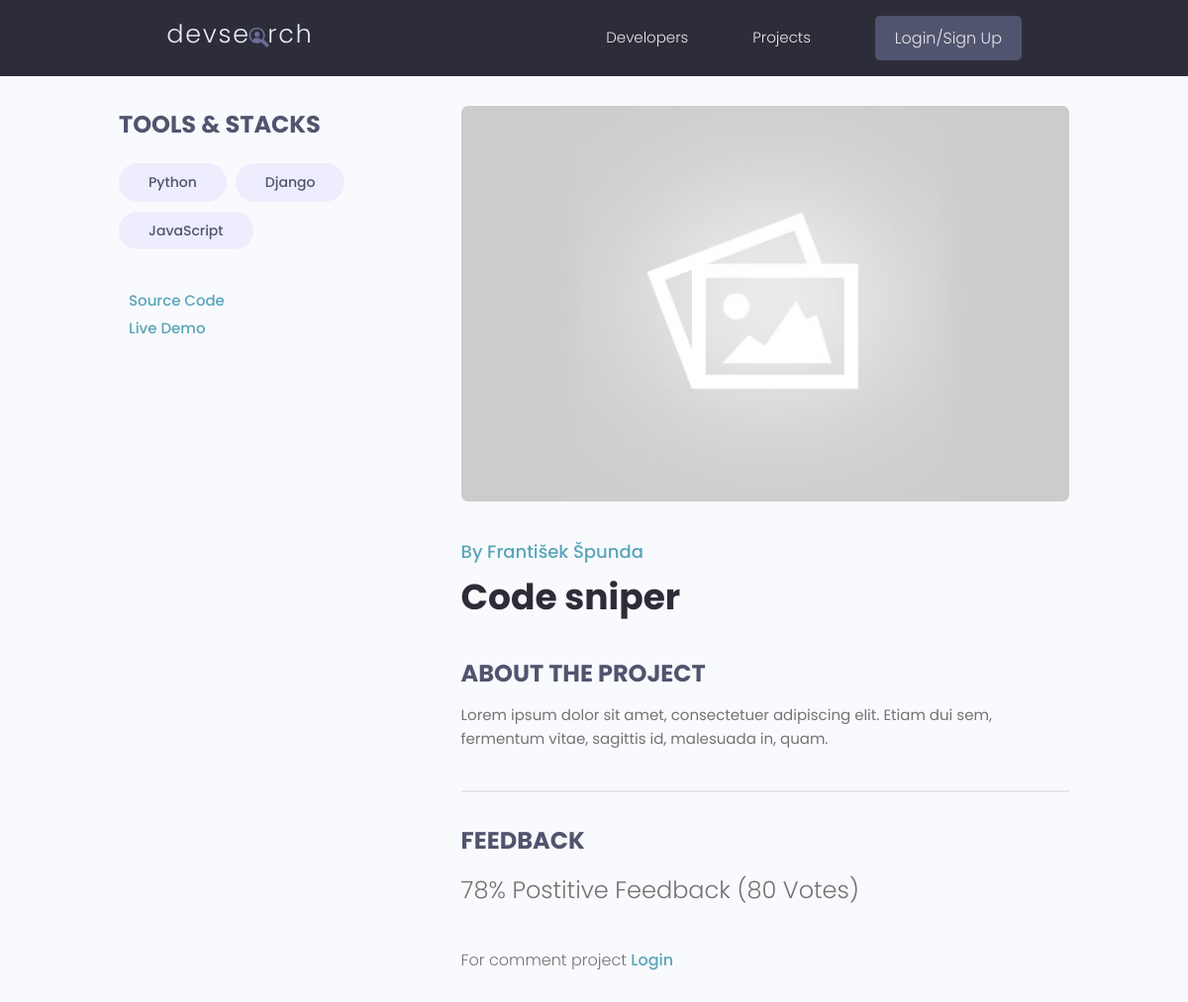
The app's page /projects/project/bedd2592-c770-49f2-86ed-67a58243b36e/, older data.
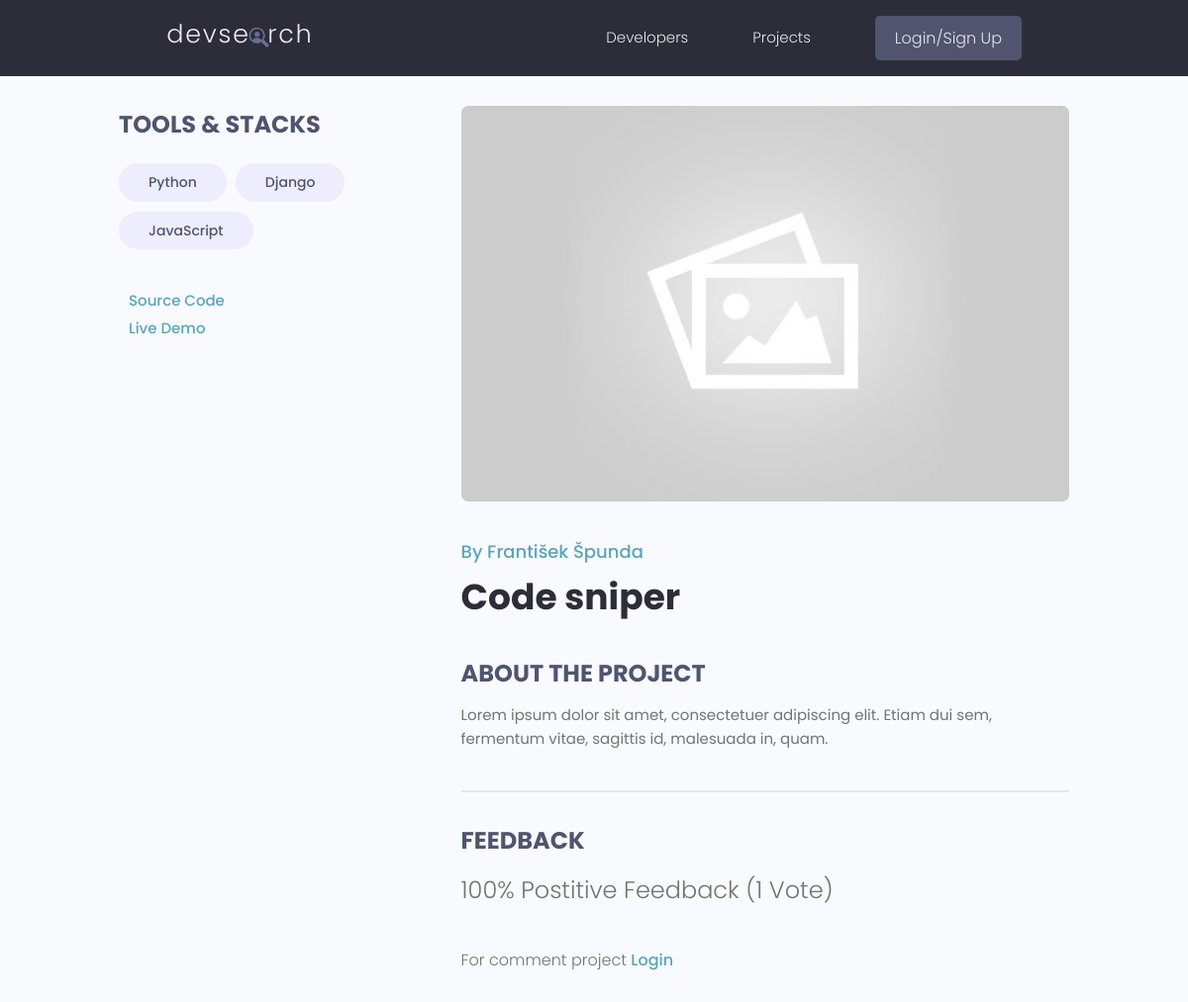
The same page, newer data.
### projects/models.py (models this page shows, shortened)
class Project(models.Model):
    owner = models.ForeignKey(Profile, null=True, blank=True, on_delete=models.CASCADE)
    title = models.CharField(max_length=200)
    description = models.TextField(null=True, blank=True)
    featured_image = models.ImageField(null=True, blank=True, default='default.jpg')
    demo_link = models.CharField(max_length=2000, null=True, blank=True)
    source_link = models.CharField(max_length=2000, null=True, blank=True)
    tags = models.ManyToManyField('Tag', blank=True)
    vote_total = models.IntegerField(default=0, null=True, blank=True)
    vote_ratio = models.IntegerField(default=0, null=True, blank=True)
    created = models.DateTimeField(auto_now_add=True)
    id = models.UUIDField(default=uuid.uuid4, unique=True, primary_key=True, editable=False)
    class Meta:
        ordering = ['-vote_ratio', '-vote_total', 'title']
    @property
    def imageURL(self):
        try:
            url = self.featured_image.url
        except:
            url = ''
        return url
    @property
    def getReviewers(self):
        queryset = self.review_set.all().values_list('owner__id', flat=True)
        return queryset

### users/models.py (models this page shows, shortened)
class Profile(models.Model):
    user = models.OneToOneField(User, on_delete=models.CASCADE, null=True, blank=True)
    username = models.CharField(max_length=200, blank=True, null=True)
    location = models.CharField(max_length=200, blank=True, null=True)
    name = models.CharField(max_length=200, blank=True, null=True)
    email = models.EmailField(max_length=500, blank=True, null=True)
    short_intro = models.CharField(max_length=200, blank=True, null=True)
    bio = models.TextField(blank=True, null=True)
    profile_image = models.ImageField(null=True, blank=True, upload_to='profiles/', default='profiles/user-default.png')
    social_github = models.CharField(max_length=200, blank=True, null=True)
    social_twitter = models.CharField(max_length=200, blank=True, null=True)
    social_linkedin = models.CharField(max_length=200, blank=True, null=True)
    social_youtube = models.CharField(max_length=200, blank=True, null=True)
    social_website = models.CharField(max_length=200, blank=True, null=True)
    created = models.DateTimeField(auto_now_add=True)
    id = models.UUIDField(default=uuid.uuid4, unique=True, primary_key=True, editable=False)
    class Meta:
        ordering = ['-created']

### projects/views.py (the view, shortened to what this page needs)
# urls.py: path('project/<str:pk>/', views.project, name="project"),
def project(request, pk):
    project = Project.objects.get(id=pk)
    form = ReviewForm()
    context = {'project': project, 'form': form}
    return render(request, 'projects/single-project.html', context)

### projects/models.py (called while the page is built)
    def __str__(self):
        return self.name

### projects/templates/projects/single-project.html (shortened to what this page needs)
{% extends 'main.html' %}
{% block content %}
<main class="singleProject my-md">
  <div class="container">
    <div class="layout">
      <div class="column column--1of3">
        <h3 class="singleProject__subtitle">Tools & Stacks</h3>
        <div class="singleProject__toolStack">
            {% for tag in project.tags.all %}
                <span class="tag tag--pill tag--sub tag--lg">
                    <small>{{tag}}</small>
                </span>
            {% endfor %}
        </div>
        {% if project.source_link %}
        <a class="singleProject__liveLink" href="{{project.source_link}}" target="_blank">Source Code</a>
        <br>
        {% endif %}
        {% if project.demo_link %}
        <a class="singleProject__liveLink" href="{{project.demo_link}}" target="_blank">Live Demo</a>
        <br>
        {% endif %}
      </div>
      <div class="column column--2of3">
        <img class="singleProject__preview" src="{{project.imageURL}}" alt="portfolio thumbnail" />
        <a href="{% url 'user-profile' project.owner.id %}" class="singleProject__developer">By {{project.owner.name}}</a>
        <h2 class="singleProject__title">{{project.title}}</h2>
        <h3 class="singleProject__subtitle">About the Project</h3>
        <div class="singleProject__info">
          {{project.description|linebreaksbr}}
        </div>
        <div class="comments">
          <h3 class="singleProject__subtitle">Feedback</h3>
          <h5 class="project--rating">
            {{project.vote_ratio}}% Postitive Feedback ({{project.vote_total}} Vote{{project.vote_total|pluralize:"s"}})
          </h5>
          {% if request.user.profile.id in project.getReviewers %}
          <p>You have already comment this project</p>
          {% elif request.user.profile.id == project.owner.id %}
          <p>You cannot comment your own work</p>
          {% else %}
          <p>For comment project <a href="{% url 'login' %}?next={{ request.path }}">Login</a></p>
          {% endif %}
        </div>
      </div>
    </div>
  </div>
</main>
{% endblock content %}

Row changes from the older to the newer data that the page shows:
changed Project "Code sniper": vote_ratio "78" → "100"; vote_total "80" → "1"
